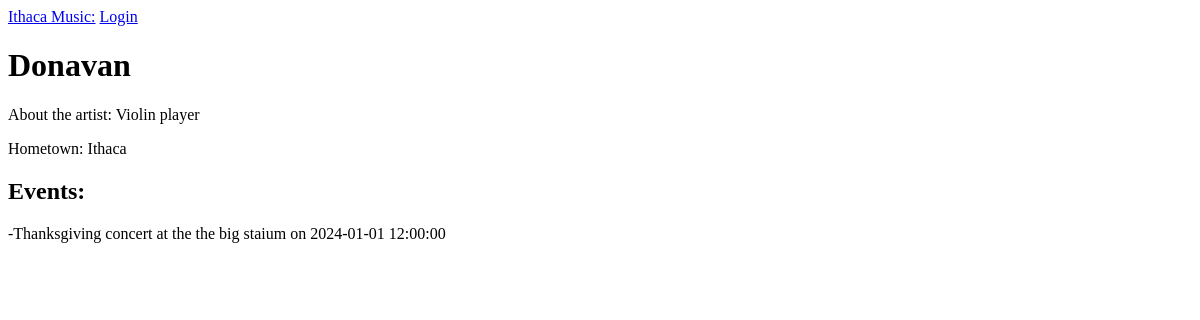
Before: /artist/Donavan with the older database file.
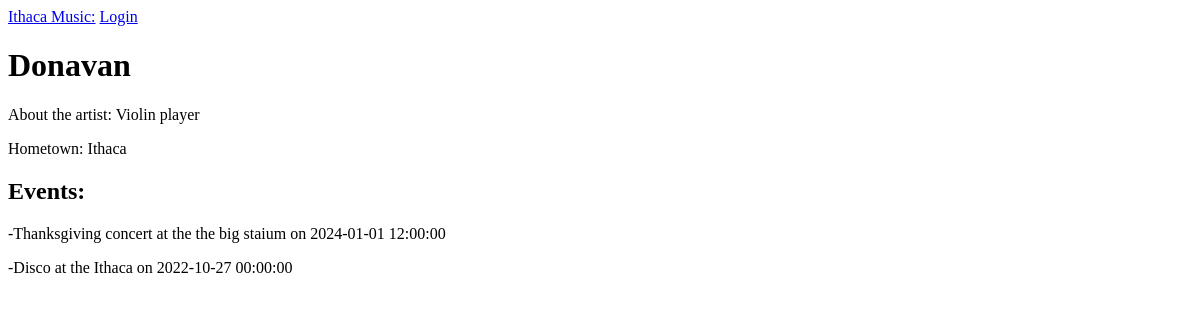
After: the same page with the newer database file.
### app/models.py (models this page shows, shortened)
class Artist(db.Model):
    id = db.Column(db.Integer, primary_key=True)
    name = db.Column(db.String(64), index=True)
    hometown = db.Column(db.String(64), index=True)
    about_me = db.Column(db.String(140))

class Event(db.Model):
    id = db.Column(db.Integer, primary_key=True)
    title = db.Column(db.String(64), index=True)
    location = db.Column(db.String(64), index=True)
    date_time = db.Column(db.DateTime, index=True)
    venue_id = db.Column(db.Integer, db.ForeignKey("venue.id"))

### app/routes.py (the view)
@login_required
@app.route('/artist/<name>')
def artist(name):
  artist = db.session.query(Artist).filter_by(name=name).first()
  events = db.session.query(Event).join(ArtistToEvent, ArtistToEvent.event_id == Event.id).join(Artist, Artist.id == ArtistToEvent.artist_id).filter(Artist.name == name).all()
  return render_template('artist_page.html', title=name, artist=artist, events=events)

### app/templates/artist_page.html
{% extends "base.html" %}
{% block content %}
  <h1>{{ artist.name }}</h1>
  <div>
    <p>About the artist: {{ artist.about_me }}</p>
    <p>Hometown: {{ artist.hometown }}</p>
  </div>
  <h2> Events: </h2>
    {% for event in events %}
    <div>
      <p>-{{ event.title }} at the {{ event.location }} on {{ event.date_time }}</p>
    </div>
    {% endfor %}
{% endblock %}

### app/templates/base.html (shortened to what this page needs)
<!doctype html>
<html>
    <head>
    </head>
    <body>
        <div>
            <a href="{{ url_for('index') }}">Ithaca Music:</a>
            {% if current_user.is_anonymous %}
            <a href="{{ url_for('login') }}">Login</a>
            {% else %}
            <a href="{{ url_for('artists') }}">Artists</a>
            <a href="{{ url_for('new_artist') }}">New Artist</a>
            <a href="{{ url_for('new_event') }}">New Event</a>
            <a href="{{ url_for('new_venue') }}">New Venue</a>
            <a href="{{ url_for('logout') }}">Logout</a>
            {% endif %}
        </div>
        {% block content %}{% endblock %}
    </body>
</html>

Changed rows visible on the page:
added Event: title "Disco", location "Ithaca", date_time "2022-10-27 00:00:00"
